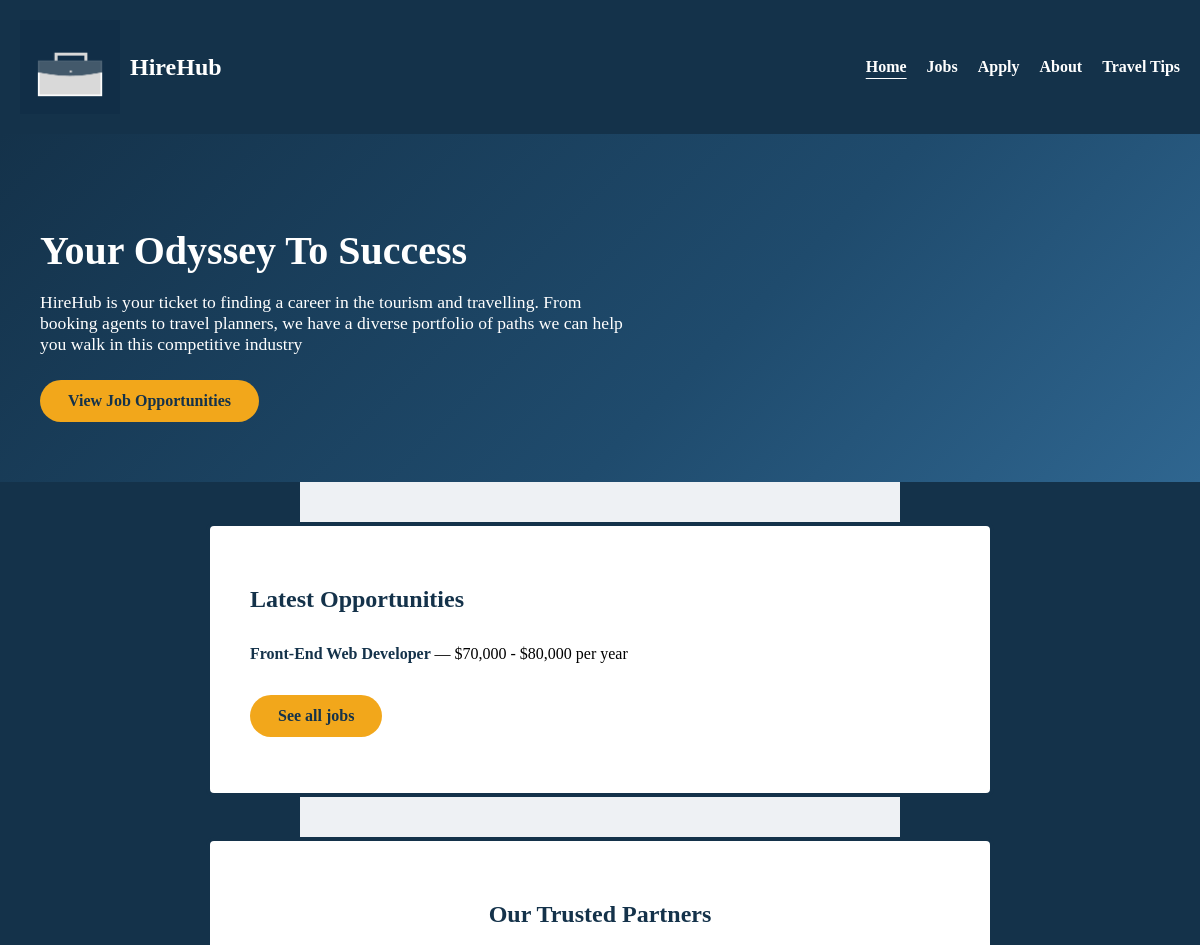
/ (upper part), run on an earlier commit of the app's database.
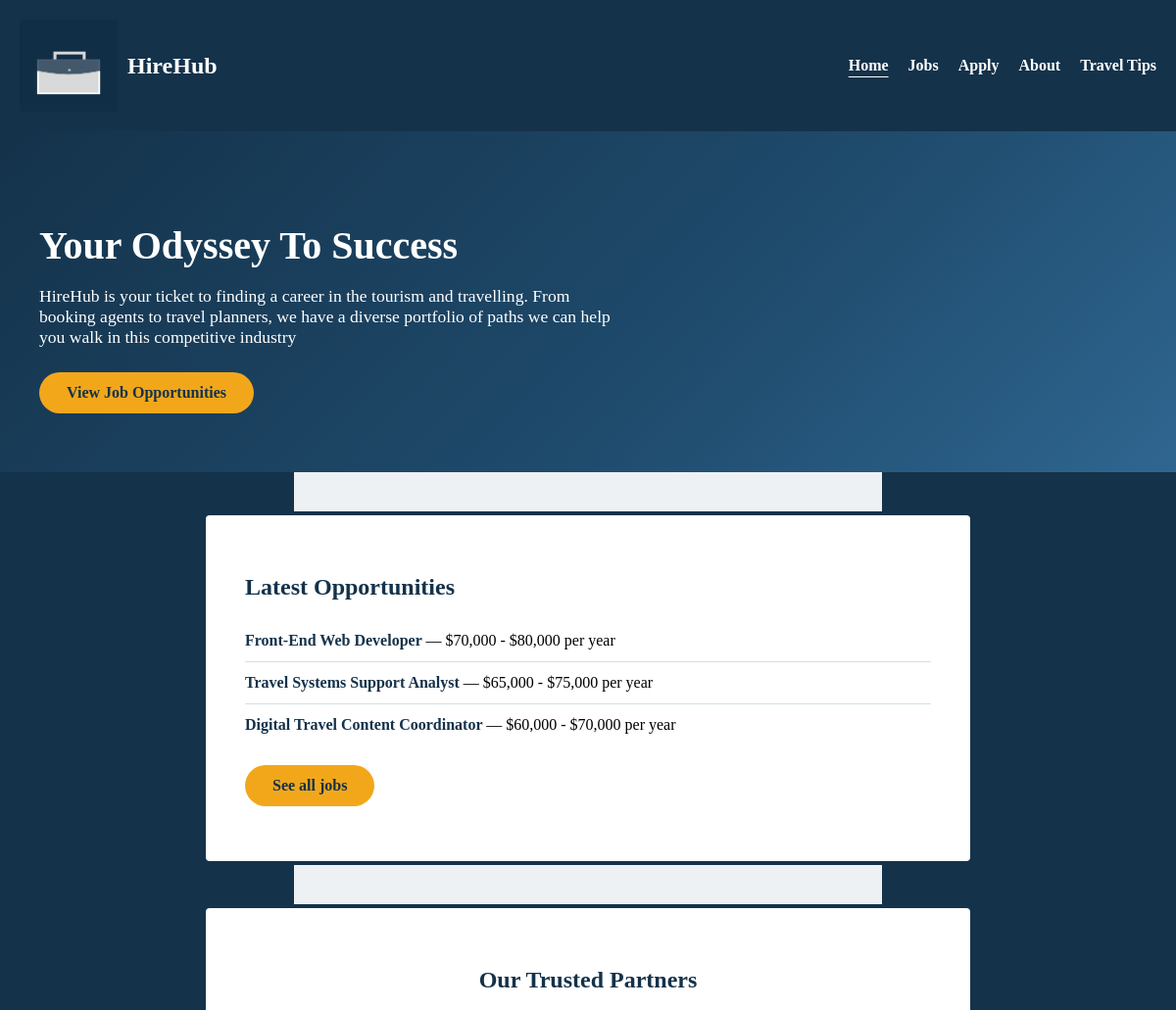
And on a later commit of the database.
### tables this page shows
CREATE TABLE IF NOT EXISTS jobs (
    jobRef VARCHAR(6) NOT NULL PRIMARY KEY,
    title VARCHAR(100) NOT NULL,
    salary VARCHAR(100) NOT NULL,
    reportsTo VARCHAR(100) NOT NULL,
    description TEXT NOT NULL,
    responsibilities TEXT NOT NULL,
    essentialRequirements TEXT NOT NULL,
    preferableRequirements TEXT NOT NULL
);

### index.php (the view, shortened to what this page needs)
<?php
include 'header.inc';
?>
<?php
require_once 'settings.php';
$conn = @mysqli_connect($host, $user, $pwd, $sql_db);
$latestJobs = [];
if ($conn) {
    mysqli_set_charset($conn, 'utf8mb4');
    $result = mysqli_query($conn, "SELECT jobRef, title, salary FROM jobs ORDER BY jobRef LIMIT 3");
    if ($result) {
        while ($row = mysqli_fetch_assoc($result)) {
            $latestJobs[] = $row;
        }
    }
}
?>
<main>
<section class="hero">
  <h1>Your Odyssey To Success</h1>
  <p> HireHub is your ticket to finding a career in the tourism and travelling. From booking agents to travel planners, we have a diverse portfolio of paths we can help you walk in this competitive industry</p>
  <a href="jobs.php" class="btn">View Job Opportunities</a>
</section>
<?php if (!empty($latestJobs)): ?>
<section class="latest-jobs">
  <h2>Latest Opportunities</h2>
  <ul>
    <?php foreach ($latestJobs as $job): ?>
      <li>
        <a href="jobs.php#job-<?php echo htmlspecialchars($job['jobRef']); ?>">
          <?php echo htmlspecialchars($job['title']); ?>
        </a>
        — <?php echo htmlspecialchars($job['salary']); ?>
      </li>
    <?php endforeach; ?>
  </ul>
  <p><a href="jobs.php" class="btn">See all jobs</a></p>
</section>
<?php endif; ?>
<section class="employers">
  <h2>Our Trusted Partners</h2>
</section>
</main>
<?php include 'footer.inc'; ?>

What changed in the data, as far as the page shows it:
added jobs: title "Travel Systems Support Analyst", salary "$65,000 - $75,000 per year"
added jobs: title "Digital Travel Content Coordinator", salary "$60,000 - $70,000 per year"
